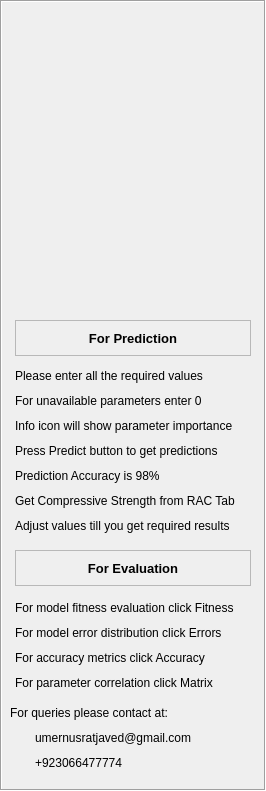
     <widget class="QFrame" name="frame_6">
      <property name="geometry">
       <rect>
        <x>5</x>
        <y>10</y>
        <width>266</width>
        <height>791</height>
       </rect>
      </property>
      <property name="frameShape">
       <enum>QFrame::Box</enum>
      </property>
      <property name="frameShadow">
       <enum>QFrame::Sunken</enum>
      </property>
      <widget class="QLabel" name="label_104">
       <property name="geometry">
        <rect>
         <x>10</x>
         <y>700</y>
         <width>246</width>
         <height>26</height>
        </rect>
       </property>
       <property name="text">
        <string>For queries please contact at:</string>
       </property>
      </widget>
      <widget class="QLabel" name="label_105">
       <property name="geometry">
        <rect>
         <x>35</x>
         <y>725</y>
         <width>221</width>
         <height>26</height>
        </rect>
       </property>
       <property name="text">
        <string>umernusratjaved@gmail.com</string>
       </property>
      </widget>
      <widget class="QLabel" name="label_106">
       <property name="geometry">
        <rect>
         <x>35</x>
         <y>750</y>
         <width>221</width>
         <height>26</height>
        </rect>
       </property>
       <property name="text">
        <string>+923066477774</string>
       </property>
      </widget>
      <widget class="QLabel" name="label_107">
       <property name="geometry">
        <rect>
         <x>10</x>
         <y>730</y>
         <width>21</width>
         <height>21</height>
        </rect>
       </property>
       <property name="text">
        <string/>
       </property>
       <property name="pixmap">
        <pixmap>email.png</pixmap>
       </property>
       <property name="scaledContents">
        <bool>true</bool>
       </property>
      </widget>
      <widget class="QLabel" name="label_108">
       <property name="geometry">
        <rect>
         <x>10</x>
         <y>755</y>
         <width>21</width>
         <height>21</height>
        </rect>
       </property>
       <property name="text">
        <string/>
       </property>
       <property name="pixmap">
        <pixmap>phone.png</pixmap>
       </property>
       <property name="scaledContents">
        <bool>true</bool>
       </property>
      </widget>
      <widget class="QLabel" name="label_109">
       <property name="geometry">
        <rect>
         <x>15</x>
         <y>365</y>
         <width>241</width>
         <height>21</height>
        </rect>
       </property>
       <property name="font">
        <font>
         <weight>50</weight>
         <italic>false</italic>
         <bold>false</bold>
         <strikeout>false</strikeout>
        </font>
       </property>
       <property name="text">
        <string>Please enter all the required values </string>
       </property>
      </widget>
      <widget class="QLabel" name="label_110">
       <property name="geometry">
        <rect>
         <x>15</x>
         <y>390</y>
         <width>241</width>
         <height>21</height>
        </rect>
       </property>
       <property name="font">
        <font>
         <weight>50</weight>
         <italic>false</italic>
         <bold>false</bold>
         <strikeout>false</strikeout>
        </font>
       </property>
       <property name="text">
        <string>For unavailable parameters enter 0</string>
       </property>
      </widget>
      <widget class="QLabel" name="label_111">
       <property name="geometry">
        <rect>
         <x>15</x>
         <y>415</y>
         <width>246</width>
         <height>21</height>
        </rect>
       </property>
       <property name="font">
        <font>
         <weight>50</weight>
         <italic>false</italic>
         <bold>false</bold>
         <strikeout>false</strikeout>
        </font>
       </property>
       <property name="text">
        <string>Info icon will show parameter importance</string>
       </property>
      </widget>
      <widget class="QLabel" name="label_112">
       <property name="geometry">
        <rect>
         <x>15</x>
         <y>440</y>
         <width>246</width>
         <height>21</height>
        </rect>
       </property>
       <property name="font">
        <font>
         <weight>50</weight>
         <italic>false</italic>
         <bold>false</bold>
         <strikeout>false</strikeout>
        </font>
       </property>
       <property name="text">
        <string>Press Predict button to get predictions</string>
       </property>
      </widget>
      <widget class="QLabel" name="label_113">
       <property name="geometry">
        <rect>
         <x>15</x>
         <y>465</y>
         <width>246</width>
         <height>21</height>
        </rect>
       </property>
       <property name="font">
        <font>
         <weight>50</weight>
         <italic>false</italic>
         <bold>false</bold>
         <strikeout>false</strikeout>
        </font>
       </property>
       <property name="text">
        <string>Prediction Accuracy is 98%</string>
       </property>
      </widget>
      <widget class="QLabel" name="label_114">
       <property name="geometry">
        <rect>
         <x>15</x>
         <y>490</y>
         <width>246</width>
         <height>21</height>
        </rect>
       </property>
       <property name="font">
        <font>
         <weight>50</weight>
         <italic>false</italic>
         <bold>false</bold>
         <strikeout>false</strikeout>
        </font>
       </property>
       <property name="text">
        <string>Get Compressive Strength from RAC Tab</string>
       </property>
      </widget>
      <widget class="QLabel" name="label_115">
       <property name="geometry">
        <rect>
         <x>15</x>
         <y>600</y>
         <width>241</width>
         <height>16</height>
        </rect>
       </property>
       <property name="font">
        <font>
         <weight>50</weight>
         <italic>false</italic>
         <bold>false</bold>
         <strikeout>false</strikeout>
        </font>
       </property>
       <property name="text">
        <string>For model fitness evaluation click Fitness</string>
       </property>
      </widget>
      <widget class="QLabel" name="label_116">
       <property name="geometry">
        <rect>
         <x>15</x>
         <y>625</y>
         <width>241</width>
         <height>16</height>
        </rect>
       </property>
       <property name="font">
        <font>
         <weight>50</weight>
         <italic>false</italic>
         <bold>false</bold>
         <strikeout>false</strikeout>
        </font>
       </property>
       <property name="text">
        <string>For model error distribution click Errors</string>
       </property>
      </widget>
      <widget class="QLabel" name="label_117">
       <property name="geometry">
        <rect>
         <x>15</x>
         <y>650</y>
         <width>241</width>
         <height>16</height>
        </rect>
       </property>
       <property name="font">
        <font>
         <weight>50</weight>
         <italic>false</italic>
         <bold>false</bold>
         <strikeout>false</strikeout>
        </font>
       </property>
       <property name="text">
        <string>For accuracy metrics click Accuracy</string>
       </property>
      </widget>
      <widget class="QLabel" name="label_118">
       <property name="geometry">
        <rect>
         <x>15</x>
         <y>675</y>
         <width>241</width>
         <height>16</height>
        </rect>
       </property>
       <property name="font">
        <font>
         <weight>50</weight>
         <italic>false</italic>
         <bold>false</bold>
         <strikeout>false</strikeout>
        </font>
       </property>
       <property name="text">
        <string>For parameter correlation click Matrix</string>
       </property>
      </widget>
      <widget class="QLabel" name="label_119">
       <property name="geometry">
        <rect>
         <x>15</x>
         <y>550</y>
         <width>236</width>
         <height>36</height>
        </rect>
       </property>
       <property name="font">
        <font>
         <pointsize>10</pointsize>
         <weight>75</weight>
         <italic>false</italic>
         <bold>true</bold>
         <underline>false</underline>
         <strikeout>false</strikeout>
        </font>
       </property>
       <property name="layoutDirection">
        <enum>Qt::LeftToRight</enum>
       </property>
       <property name="autoFillBackground">
        <bool>true</bool>
       </property>
       <property name="frameShape">
        <enum>QFrame::StyledPanel</enum>
       </property>
       <property name="text">
        <string>For Evaluation</string>
       </property>
       <property name="alignment">
        <set>Qt::AlignCenter</set>
       </property>
      </widget>
      <widget class="QLabel" name="label_120">
       <property name="geometry">
        <rect>
         <x>15</x>
         <y>320</y>
         <width>236</width>
         <height>36</height>
        </rect>
       </property>
       <property name="font">
        <font>
         <pointsize>10</pointsize>
         <weight>75</weight>
         <italic>false</italic>
         <bold>true</bold>
         <underline>false</underline>
         <strikeout>false</strikeout>
        </font>
       </property>
       <property name="layoutDirection">
        <enum>Qt::LeftToRight</enum>
       </property>
       <property name="autoFillBackground">
        <bool>true</bool>
       </property>
       <property name="frameShape">
        <enum>QFrame::StyledPanel</enum>
       </property>
       <property name="text">
        <string>For Prediction</string>
       </property>
       <property name="alignment">
        <set>Qt::AlignCenter</set>
       </property>
      </widget>
      <widget class="QLabel" name="label_121">
       <property name="geometry">
        <rect>
         <x>15</x>
         <y>515</y>
         <width>246</width>
         <height>21</height>
        </rect>
       </property>
       <property name="font">
        <font>
         <weight>50</weight>
         <italic>false</italic>
         <bold>false</bold>
         <strikeout>false</strikeout>
        </font>
       </property>
       <property name="text">
        <string>Adjust values till you get required results</string>
       </property>
      </widget>
      <widget class="QLabel" name="label_103">
       <property name="geometry">
        <rect>
         <x>10</x>
         <y>10</y>
         <width>246</width>
         <height>226</height>
        </rect>
       </property>
       <property name="text">
        <string/>
       </property>
       <property name="pixmap">
        <pixmap>cl_pic.jpg</pixmap>
       </property>
       <property name="scaledContents">
        <bool>true</bool>
       </property>
      </widget>
      <widget class="QLabel" name="label_197">
       <property name="geometry">
        <rect>
         <x>10</x>
         <y>10</y>
         <width>246</width>
         <height>296</height>
        </rect>
       </property>
       <property name="styleSheet">
        <string notr="true">QLabel #label_83{
border:4px solid;
}</string>
       </property>
       <property name="text">
        <string/>
       </property>
       <property name="pixmap">
        <pixmap>chloride1.png</pixmap>
       </property>
       <property name="scaledContents">
        <bool>true</bool>
       </property>
      </widget>
     </widget>
